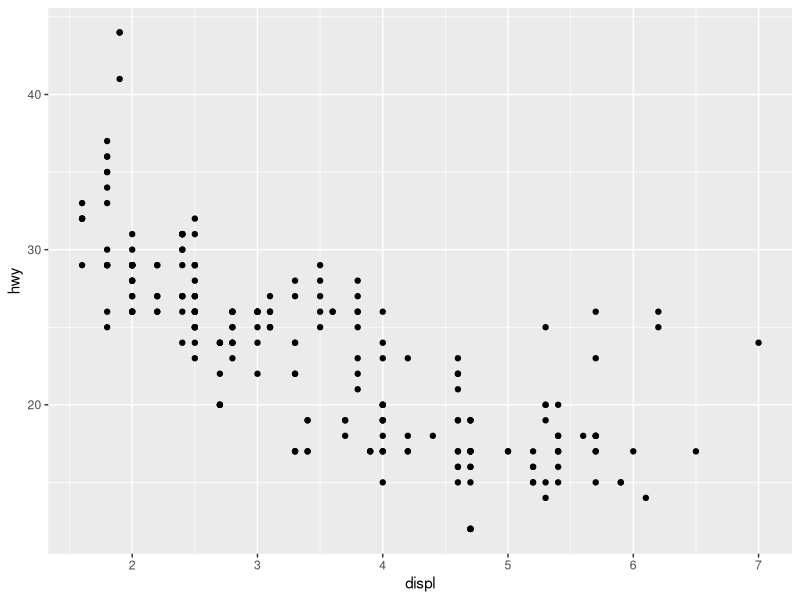
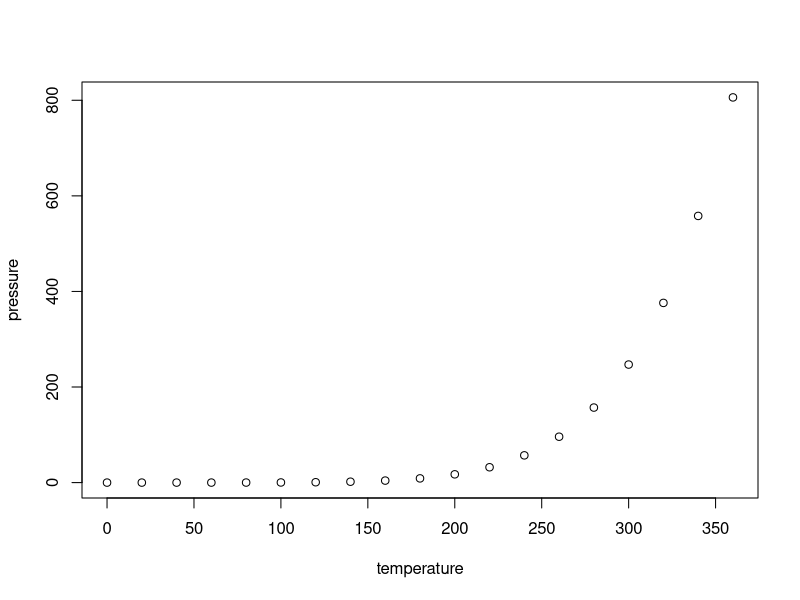

Write R code to recreate these figures, in order.
## ---- chunk 1
knitr::opts_chunk$set(echo = TRUE)
## ---- chunk 2
summary(cars)
## ---- chunk 3
library(ggplot2)
ggplot(mpg) + geom_point(aes(x=displ, y = hwy))
## ---- chunk 4
plot(pressure)
